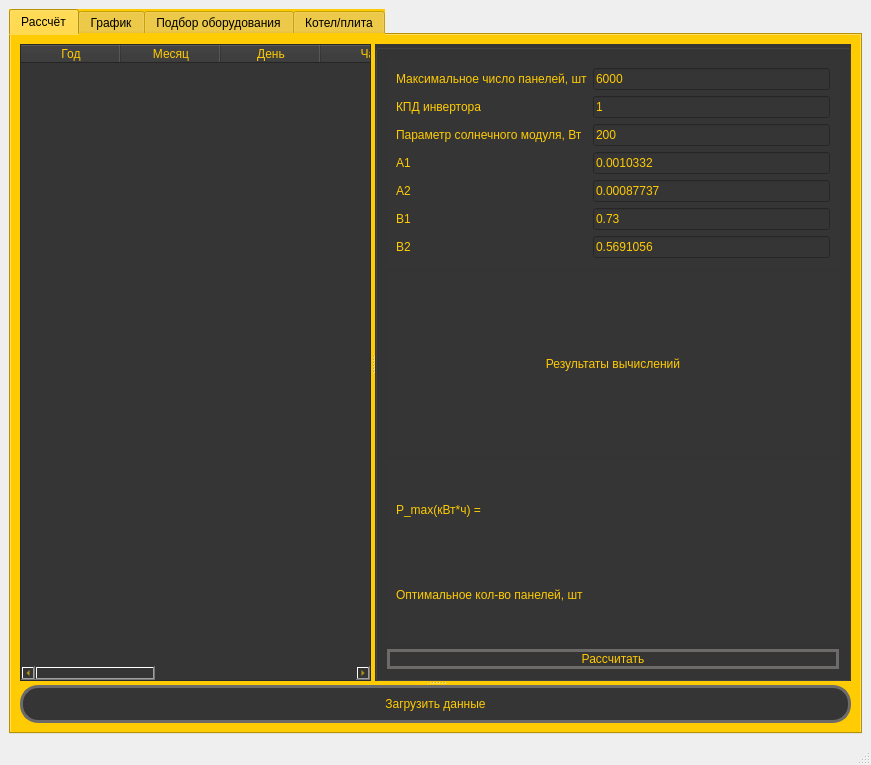
<?xml version="1.0" encoding="UTF-8"?>
<ui version="4.0">
 <class>MainWindow</class>
 <widget class="QMainWindow" name="MainWindow">
  <property name="geometry">
   <rect>
    <x>0</x>
    <y>0</y>
    <width>871</width>
    <height>765</height>
   </rect>
  </property>
  <property name="windowTitle">
   <string>MainWindow</string>
  </property>
  <widget class="QWidget" name="centralwidget">
   <layout class="QGridLayout" name="gridLayout">
    <item row="0" column="0">
     <widget class="QTabWidget" name="tabWidget">
      <property name="toolTip">
       <string>&lt;html&gt;&lt;head/&gt;&lt;body&gt;&lt;p&gt;&lt;br/&gt;&lt;/p&gt;&lt;/body&gt;&lt;/html&gt;</string>
      </property>
      <property name="styleSheet">
       <string notr="true">background-color: rgb(255, 203, 2);
gridline-color: qlineargradient(spread:pad, x1:0, y1:0, x2:1, y2:0, stop:0 rgba(255, 178, 102, 255), stop:0.55 rgba(235, 148, 61, 255), stop:0.98 rgba(0, 0, 0, 255), stop:1 rgba(0, 0, 0, 0));</string>
      </property>
      <property name="currentIndex">
       <number>0</number>
      </property>
      <widget class="QWidget" name="tab3">
       <attribute name="title">
        <string>Рассчёт</string>
       </attribute>
       <layout class="QVBoxLayout" name="verticalLayout_2">
        <item>
         <widget class="QSplitter" name="splitter_2">
          <property name="orientation">
           <enum>Qt::Vertical</enum>
          </property>
          <widget class="QSplitter" name="splitter">
           <property name="orientation">
            <enum>Qt::Horizontal</enum>
           </property>
           <widget class="QTableWidget" name="tableWidget">
            <property name="styleSheet">
             <string notr="true">color: rgb(255, 203, 2);
background-color: rgb(53, 53, 53);
font: italic 10pt &quot;Segoe UI&quot;;</string>
            </property>
            <property name="gridStyle">
             <enum>Qt::SolidLine</enum>
            </property>
            <column>
             <property name="text">
              <string>Год</string>
             </property>
            </column>
            <column>
             <property name="text">
              <string>Месяц</string>
             </property>
            </column>
            <column>
             <property name="text">
              <string>День</string>
             </property>
            </column>
            <column>
             <property name="text">
              <string>Час</string>
             </property>
            </column>
            <column>
             <property name="text">
              <string>Энергия_излуч.</string>
             </property>
            </column>
            <column>
             <property name="text">
              <string>Нагрузка</string>
             </property>
            </column>
            <column>
             <property name="text">
              <string>+dE</string>
             </property>
            </column>
            <column>
             <property name="text">
              <string>-dE</string>
             </property>
            </column>
           </widget>
           <widget class="QGroupBox" name="groupBox">
            <property name="styleSheet">
             <string notr="true">background-color: rgb(53, 53, 53);</string>
            </property>
            <layout class="QVBoxLayout" name="verticalLayout_3">
             <item>
              <widget class="QFrame" name="frame">
               <property name="styleSheet">
                <string notr="true">border-color: rgb(85, 255, 0);</string>
               </property>
               <layout class="QFormLayout" name="formLayout">
                <item row="3" column="0">
                 <widget class="QLabel" name="label_4">
                  <property name="styleSheet">
                   <string notr="true">color: rgb(255, 203, 2);</string>
                  </property>
                  <property name="text">
                   <string>А1</string>
                  </property>
                 </widget>
                </item>
                <item row="3" column="1">
                 <widget class="QLineEdit" name="lineEdit_4">
                  <property name="styleSheet">
                   <string notr="true">color: rgb(255, 203, 2);</string>
                  </property>
                  <property name="text">
                   <string>0.0010332</string>
                  </property>
                 </widget>
                </item>
                <item row="4" column="0">
                 <widget class="QLabel" name="label_5">
                  <property name="styleSheet">
                   <string notr="true">color: rgb(255, 203, 2);</string>
                  </property>
                  <property name="text">
                   <string>А2</string>
                  </property>
                 </widget>
                </item>
                <item row="4" column="1">
                 <widget class="QLineEdit" name="lineEdit_5">
                  <property name="styleSheet">
                   <string notr="true">color: rgb(255, 203, 2);</string>
                  </property>
                  <property name="text">
                   <string>0.00087737</string>
                  </property>
                 </widget>
                </item>
                <item row="5" column="0">
                 <widget class="QLabel" name="label_6">
                  <property name="styleSheet">
                   <string notr="true">color: rgb(255, 203, 2);</string>
                  </property>
                  <property name="text">
                   <string>В1</string>
                  </property>
                 </widget>
                </item>
                <item row="5" column="1">
                 <widget class="QLineEdit" name="lineEdit_6">
                  <property name="styleSheet">
                   <string notr="true">color: rgb(255, 203, 2);</string>
                  </property>
                  <property name="text">
                   <string>0.73</string>
                  </property>
                 </widget>
                </item>
                <item row="6" column="0">
                 <widget class="QLabel" name="label_7">
                  <property name="styleSheet">
                   <string notr="true">color: rgb(255, 203, 2);</string>
                  </property>
                  <property name="text">
                   <string>В2</string>
                  </property>
                 </widget>
                </item>
                <item row="6" column="1">
                 <widget class="QLineEdit" name="lineEdit_7">
                  <property name="styleSheet">
                   <string notr="true">color: rgb(255, 203, 2);</string>
                  </property>
                  <property name="text">
                   <string>0.5691056</string>
                  </property>
                 </widget>
                </item>
                <item row="2" column="1">
                 <widget class="QLineEdit" name="lineEdit">
                  <property name="styleSheet">
                   <string notr="true">color: rgb(255, 203, 2);</string>
                  </property>
                  <property name="text">
                   <string>200</string>
                  </property>
                 </widget>
                </item>
                <item row="2" column="0">
                 <widget class="QLabel" name="label">
                  <property name="styleSheet">
                   <string notr="true">color: rgb(255, 203, 2);</string>
                  </property>
                  <property name="text">
                   <string>Параметр солнечного модуля, Вт</string>
                  </property>
                 </widget>
                </item>
                <item row="1" column="0">
                 <widget class="QLabel" name="label_2">
                  <property name="styleSheet">
                   <string notr="true">color: rgb(255, 203, 2);</string>
                  </property>
                  <property name="text">
                   <string>КПД инвертора</string>
                  </property>
                 </widget>
                </item>
                <item row="1" column="1">
                 <widget class="QLineEdit" name="lineEdit_2">
                  <property name="styleSheet">
                   <string notr="true">color: rgb(255, 203, 2);</string>
                  </property>
                  <property name="text">
                   <string>1</string>
                  </property>
                 </widget>
                </item>
                <item row="0" column="0">
                 <widget class="QLabel" name="label_3">
                  <property name="styleSheet">
                   <string notr="true">color: rgb(255, 203, 2);</string>
                  </property>
                  <property name="text">
                   <string>Максимальное число панелей, шт</string>
                  </property>
                 </widget>
                </item>
                <item row="0" column="1">
                 <widget class="QLineEdit" name="lineEdit_3">
                  <property name="styleSheet">
                   <string notr="true">color: rgb(255, 203, 2);</string>
                  </property>
                  <property name="text">
                   <string>6000</string>
                  </property>
                 </widget>
                </item>
               </layout>
              </widget>
             </item>
             <item>
              <widget class="QLabel" name="label_8">
               <property name="styleSheet">
                <string notr="true">color: rgb(255, 203, 02);
font: 75 15pt &quot;MS Shell Dlg 2&quot;;</string>
               </property>
               <property name="text">
                <string>Результаты вычислений</string>
               </property>
               <property name="alignment">
                <set>Qt::AlignCenter</set>
               </property>
              </widget>
             </item>
             <item>
              <widget class="QFrame" name="frame">
               <layout class="QGridLayout" name="gridLayout_2">
                <item row="0" column="1">
                 <widget class="QLabel" name="label_31">
                  <property name="styleSheet">
                   <string notr="true">color: rgb(255, 203, 2);
font: italic 10pt &quot;MS Sans Serif&quot;;</string>
                  </property>
                  <property name="text">
                   <string/>
                  </property>
                 </widget>
                </item>
                <item row="0" column="0">
                 <widget class="QLabel" name="label_9">
                  <property name="styleSheet">
                   <string notr="true">color: rgb(255, 203, 2);</string>
                  </property>
                  <property name="text">
                   <string>P_max(кВт*ч) =</string>
                  </property>
                 </widget>
                </item>
                <item row="1" column="0">
                 <widget class="QLabel" name="label_10">
                  <property name="styleSheet">
                   <string notr="true">color: rgb(255, 203, 2);</string>
                  </property>
                  <property name="text">
                   <string>Оптимальное кол-во панелей, шт</string>
                  </property>
                 </widget>
                </item>
                <item row="1" column="1">
                 <widget class="QLabel" name="label_32">
                  <property name="styleSheet">
                   <string notr="true">color: rgb(255, 203, 2);
font: italic 10pt &quot;MS Sans Serif&quot;;</string>
                  </property>
                  <property name="text">
                   <string/>
                  </property>
                 </widget>
                </item>
               </layout>
              </widget>
             </item>
             <item>
              <widget class="QPushButton" name="pushButton_6">
               <property name="enabled">
                <bool>true</bool>
               </property>
               <property name="mouseTracking">
                <bool>false</bool>
               </property>
               <property name="layoutDirection">
                <enum>Qt::LeftToRight</enum>
               </property>
               <property name="styleSheet">
                <string notr="true">font: 75 17pt &quot;Sitka Text&quot;;
border:3px solid rgb(0,0,0);
border-radius: 18px;
border-color:#6C6B6A;
color: rgb(255, 203, 2);</string>
               </property>
               <property name="text">
                <string>Рассчитать</string>
               </property>
               <property name="iconSize">
                <size>
                 <width>200</width>
                 <height>200</height>
                </size>
               </property>
              </widget>
             </item>
            </layout>
           </widget>
          </widget>
          <widget class="QPushButton" name="pushButton">
           <property name="styleSheet">
            <string notr="true">font: 75 17pt &quot;Sitka Text&quot;;
border:3px solid rgb(0,0,0);
border-radius: 18px;
border-color:#6C6B6A;
color: rgb(255, 203, 2);
background-color: rgb(53, 53, 53);</string>
           </property>
           <property name="text">
            <string>Загрузить данные</string>
           </property>
           <property name="autoDefault">
            <bool>false</bool>
           </property>
          </widget>
         </widget>
        </item>
       </layout>
      </widget>
      <widget class="QWidget" name="tab">
       <property name="styleSheet">
        <string notr="true">background-color: rgb(255, 203, 2);</string>
       </property>
       <attribute name="title">
        <string>График</string>
       </attribute>
       <layout class="QHBoxLayout" name="horizontalLayout">
        <item>
         <widget class="QGraphicsView" name="graphicsView"/>
        </item>
       </layout>
      </widget>
      <widget class="QWidget" name="tab_2">
       <property name="styleSheet">
        <string notr="true">background-color: rgb(53, 53, 53);</string>
       </property>
       <attribute name="title">
        <string>Подбор оборудования</string>
       </attribute>
       <layout class="QVBoxLayout" name="verticalLayout">
        <item>
         <widget class="QSplitter" name="splitter_3">
          <property name="styleSheet">
           <string notr="true">background-color: rgb(53, 53, 53);</string>
          </property>
          <property name="orientation">
           <enum>Qt::Horizontal</enum>
          </property>
          <widget class="QWidget" name="layoutWidget">
           <layout class="QVBoxLayout" name="verticalLayout_9">
            <item>
             <widget class="QGraphicsView" name="graphicsView_2">
              <property name="styleSheet">
               <string notr="true">border:5px solid rgb(0,0,0);
border-color:#6C6B6A;</string>
              </property>
             </widget>
            </item>
            <item>
             <widget class="QGraphicsView" name="graphicsView_3">
              <property name="styleSheet">
               <string notr="true">border:5px solid rgb(0,0,0);
border-color:#6C6B6A;</string>
              </property>
             </widget>
            </item>
            <item>
             <widget class="QGraphicsView" name="graphicsView_4">
              <property name="styleSheet">
               <string notr="true">border:5px solid rgb(0,0,0);
border-color:#6C6B6A;</string>
              </property>
             </widget>
            </item>
           </layout>
          </widget>
          <widget class="QWidget" name="layoutWidget">
           <layout class="QVBoxLayout" name="verticalLayout_8">
            <item>
             <widget class="QWidget" name="widget" native="true">
              <property name="styleSheet">
               <string notr="true">background-color: rgb(255, 203, 2);
</string>
              </property>
              <layout class="QVBoxLayout" name="verticalLayout_4">
               <item>
                <widget class="QWidget" name="formWidget" native="true">
                 <property name="styleSheet">
                  <string notr="true">background-color: rgb(255,203, 2);</string>
                 </property>
                 <layout class="QFormLayout" name="formLayout_2">
                  <item row="0" column="0">
                   <widget class="QLabel" name="label_12">
                    <property name="styleSheet">
                     <string notr="true">background-color: rgb(255,203, 2);
font: 75 12pt &quot;MS Shell Dlg 2&quot;;</string>
                    </property>
                    <property name="text">
                     <string>Электролизные установки (ЭУ)</string>
                    </property>
                   </widget>
                  </item>
                  <item row="1" column="0">
                   <widget class="QLabel" name="label_13">
                    <property name="styleSheet">
                     <string notr="true">background-color: rgb(255,203, 2);</string>
                    </property>
                    <property name="text">
                     <string>Nmax ЭУ, кВт =</string>
                    </property>
                   </widget>
                  </item>
                  <item row="1" column="1">
                   <widget class="QLabel" name="label_11">
                    <property name="styleSheet">
                     <string notr="true">background-color: rgb(255,203, 2);
</string>
                    </property>
                    <property name="text">
                     <string/>
                    </property>
                   </widget>
                  </item>
                  <item row="2" column="0">
                   <widget class="QLabel" name="label_14">
                    <property name="styleSheet">
                     <string notr="true">background-color: rgb(255,203, 2);</string>
                    </property>
                    <property name="text">
                     <string>Av, кВт*ч/нм3 =</string>
                    </property>
                   </widget>
                  </item>
                  <item row="2" column="1">
                   <widget class="QLineEdit" name="lineEdit_8">
                    <property name="styleSheet">
                     <string notr="true">background-color: rgb(255,203, 2);</string>
                    </property>
                   </widget>
                  </item>
                  <item row="3" column="0">
                   <widget class="QLabel" name="label_15">
                    <property name="styleSheet">
                     <string notr="true">background-color: rgb(255,203, 2);</string>
                    </property>
                    <property name="text">
                     <string>V_h2, нм3/ч =</string>
                    </property>
                   </widget>
                  </item>
                  <item row="3" column="1">
                   <widget class="QLabel" name="label_33">
                    <property name="styleSheet">
                     <string notr="true">background-color: rgb(255,203, 2);</string>
                    </property>
                    <property name="text">
                     <string/>
                    </property>
                   </widget>
                  </item>
                 </layout>
                </widget>
               </item>
               <item>
                <widget class="QPushButton" name="pushButton_2">
                 <property name="styleSheet">
                  <string notr="true">background-color: rgb(255, 203, 2);
font: 75 13pt &quot;Sitka Text&quot;;
border:3px solid rgb(0,0,0);
border-radius: 15px;
border-color:#6C6B6A;</string>
                 </property>
                 <property name="text">
                  <string>Рассчитать V</string>
                 </property>
                </widget>
               </item>
              </layout>
             </widget>
            </item>
            <item>
             <widget class="QWidget" name="widget" native="true">
              <property name="styleSheet">
               <string notr="true">background-color: rgb(255, 203, 2);
</string>
              </property>
              <layout class="QVBoxLayout" name="verticalLayout_5">
               <item>
                <widget class="QWidget" name="formWidget" native="true">
                 <property name="styleSheet">
                  <string notr="true">background-color: rgb(255, 203, 2);</string>
                 </property>
                 <layout class="QFormLayout" name="formLayout_3">
                  <item row="1" column="0">
                   <widget class="QLabel" name="label_17">
                    <property name="styleSheet">
                     <string notr="true">background-color: rgb(255, 203, 2);</string>
                    </property>
                    <property name="text">
                     <string>V_h2_ЭУ, нм3/ч =</string>
                    </property>
                   </widget>
                  </item>
                  <item row="1" column="1">
                   <widget class="QLineEdit" name="lineEdit_9">
                    <property name="styleSheet">
                     <string notr="true">background-color: rgb(255, 203, 2);</string>
                    </property>
                   </widget>
                  </item>
                  <item row="2" column="0">
                   <widget class="QLabel" name="label_18">
                    <property name="styleSheet">
                     <string notr="true">background-color: rgb(255, 203, 2);</string>
                    </property>
                    <property name="text">
                     <string>К ЭУ, шт =</string>
                    </property>
                   </widget>
                  </item>
                  <item row="2" column="1">
                   <widget class="QLabel" name="label_34">
                    <property name="styleSheet">
                     <string notr="true">background-color: rgb(255, 203, 2);</string>
                    </property>
                    <property name="text">
                     <string/>
                    </property>
                   </widget>
                  </item>
                  <item row="0" column="0">
                   <widget class="QLabel" name="label_16">
                    <property name="styleSheet">
                     <string notr="true">background-color: rgb(255,203, 2);
font: 75 12pt &quot;MS Shell Dlg 2&quot;;</string>
                    </property>
                    <property name="text">
                     <string>Подбор электролизера с произв.:</string>
                    </property>
                   </widget>
                  </item>
                 </layout>
                </widget>
               </item>
               <item>
                <widget class="QPushButton" name="pushButton_3">
                 <property name="styleSheet">
                  <string notr="true">background-color: rgb(255, 203, 2);
font: 75 13pt &quot;Sitka Text&quot;;
border:3px solid rgb(0,0,0);
border-radius: 15px;
border-color:#6C6B6A;</string>
                 </property>
                 <property name="text">
                  <string>Рассчитать К ЭУ</string>
                 </property>
                </widget>
               </item>
              </layout>
             </widget>
            </item>
            <item>
             <widget class="QWidget" name="verticalWidget" native="true">
              <property name="styleSheet">
               <string notr="true">background-color: rgb(255, 203, 2);
</string>
              </property>
              <layout class="QVBoxLayout" name="verticalLayout_6">
               <item>
                <widget class="QLabel" name="label_19">
                 <property name="styleSheet">
                  <string notr="true">background-color: rgb(255,203, 2);
font: 75 12pt &quot;MS Shell Dlg 2&quot;;</string>
                 </property>
                 <property name="text">
                  <string>Топливные элементы (ТЭ)</string>
                 </property>
                </widget>
               </item>
               <item>
                <layout class="QFormLayout" name="formLayout_4">
                 <item row="1" column="0">
                  <widget class="QLabel" name="label_20">
                   <property name="styleSheet">
                    <string notr="true">background-color: rgb(255,203, 2);
</string>
                   </property>
                   <property name="text">
                    <string>N1 ТЭ, кВт =</string>
                   </property>
                  </widget>
                 </item>
                 <item row="1" column="1">
                  <widget class="QLabel" name="label_35">
                   <property name="styleSheet">
                    <string notr="true">background-color: rgb(255,203, 2);
</string>
                   </property>
                   <property name="text">
                    <string/>
                   </property>
                  </widget>
                 </item>
                 <item row="2" column="0">
                  <widget class="QLabel" name="label_21">
                   <property name="styleSheet">
                    <string notr="true">background-color: rgb(255,203, 2);
</string>
                   </property>
                   <property name="text">
                    <string>Nном ТЭ, кВт =</string>
                   </property>
                  </widget>
                 </item>
                 <item row="2" column="1">
                  <widget class="QLineEdit" name="lineEdit_10">
                   <property name="styleSheet">
                    <string notr="true">background-color: rgb(255,203, 2);
</string>
                   </property>
                  </widget>
                 </item>
                 <item row="3" column="0">
                  <widget class="QLabel" name="label_22">
                   <property name="styleSheet">
                    <string notr="true">background-color: rgb(255,203, 2);
</string>
                   </property>
                   <property name="text">
                    <string>К ТЭ, шт =</string>
                   </property>
                  </widget>
                 </item>
                 <item row="3" column="1">
                  <widget class="QLabel" name="label_36">
                   <property name="styleSheet">
                    <string notr="true">background-color: rgb(255,203, 2);
</string>
                   </property>
                   <property name="text">
                    <string/>
                   </property>
                  </widget>
                 </item>
                </layout>
               </item>
               <item>
                <widget class="QPushButton" name="pushButton_4">
                 <property name="styleSheet">
                  <string notr="true">background-color: rgb(255, 203, 2);
font: 75 13pt &quot;Sitka Text&quot;;
border:3px solid rgb(0,0,0);
border-radius: 15px;
border-color:#6C6B6A;</string>
                 </property>
                 <property name="text">
                  <string>Рассчитать К ТЭ</string>
                 </property>
                </widget>
               </item>
              </layout>
             </widget>
            </item>
            <item>
             <widget class="QWidget" name="verticalWidget" native="true">
              <property name="styleSheet">
               <string notr="true">background-color: rgb(255, 203, 2);

border-color: rgb(85, 85, 127);
</string>
              </property>
              <layout class="QVBoxLayout" name="verticalLayout_7">
               <item>
                <widget class="QLabel" name="label_23">
                 <property name="styleSheet">
                  <string notr="true">background-color: rgb(255,203, 2);
font: 75 12pt &quot;MS Shell Dlg 2&quot;;</string>
                 </property>
                 <property name="text">
                  <string>Количество баллонов</string>
                 </property>
                </widget>
               </item>
               <item>
                <layout class="QFormLayout" name="formLayout_5">
                 <item row="0" column="0">
                  <widget class="QLabel" name="label_24">
                   <property name="styleSheet">
                    <string notr="true">background-color: rgb(255,203, 2);</string>
                   </property>
                   <property name="text">
                    <string>Давление H2 в баллоне, бар =</string>
                   </property>
                  </widget>
                 </item>
                 <item row="0" column="1">
                  <widget class="QLineEdit" name="lineEdit_11">
                   <property name="styleSheet">
                    <string notr="true">background-color: rgb(255,203, 2);</string>
                   </property>
                  </widget>
                 </item>
                 <item row="1" column="0">
                  <widget class="QLabel" name="label_25">
                   <property name="styleSheet">
                    <string notr="true">background-color: rgb(255,203, 2);</string>
                   </property>
                   <property name="text">
                    <string>Объём баллона Vб Н2, м3 =</string>
                   </property>
                  </widget>
                 </item>
                 <item row="1" column="1">
                  <widget class="QLineEdit" name="lineEdit_12">
                   <property name="styleSheet">
                    <string notr="true">background-color: rgb(255,203, 2);</string>
                   </property>
                  </widget>
                 </item>
                 <item row="2" column="0">
                  <widget class="QLabel" name="label_26">
                   <property name="styleSheet">
                    <string notr="true">background-color: rgb(255,203, 2);</string>
                   </property>
                   <property name="text">
                    <string>E max H2,кВт =</string>
                   </property>
                  </widget>
                 </item>
                 <item row="2" column="1">
                  <widget class="QLabel" name="label_37">
                   <property name="styleSheet">
                    <string notr="true">background-color: rgb(255,203, 2);</string>
                   </property>
                   <property name="text">
                    <string/>
                   </property>
                  </widget>
                 </item>
                </layout>
               </item>
               <item>
                <widget class="QLabel" name="label_27">
                 <property name="styleSheet">
                  <string notr="true">background-color: rgb(255,203, 2);</string>
                 </property>
                 <property name="text">
                  <string>Максимальная масса H2 в системе хранения, кг</string>
                 </property>
                </widget>
               </item>
               <item>
                <layout class="QFormLayout" name="formLayout_6">
                 <item row="0" column="0">
                  <widget class="QLabel" name="label_28">
                   <property name="styleSheet">
                    <string notr="true">background-color: rgb(255,203, 2);</string>
                   </property>
                   <property name="text">
                    <string>MH2, кг =</string>
                   </property>
                  </widget>
                 </item>
                 <item row="0" column="1">
                  <widget class="QLabel" name="label_38">
                   <property name="styleSheet">
                    <string notr="true">background-color: rgb(255,203, 2);</string>
                   </property>
                   <property name="text">
                    <string/>
                   </property>
                  </widget>
                 </item>
                </layout>
               </item>
               <item>
                <widget class="QLabel" name="label_29">
                 <property name="styleSheet">
                  <string notr="true">background-color: rgb(255,203, 2);</string>
                 </property>
                 <property name="text">
                  <string>Количество баллонов в системе хранения</string>
                 </property>
                </widget>
               </item>
               <item>
                <layout class="QFormLayout" name="formLayout_7">
                 <item row="0" column="0">
                  <widget class="QLabel" name="label_30">
                   <property name="styleSheet">
                    <string notr="true">background-color: rgb(255,203, 2);</string>
                   </property>
                   <property name="text">
                    <string>Кб, шт =</string>
                   </property>
                  </widget>
                 </item>
                 <item row="0" column="1">
                  <widget class="QLabel" name="label_39">
                   <property name="styleSheet">
                    <string notr="true">background-color: rgb(255,203, 2);</string>
                   </property>
                   <property name="text">
                    <string/>
                   </property>
                  </widget>
                 </item>
                </layout>
               </item>
               <item>
                <widget class="QPushButton" name="pushButton_5">
                 <property name="styleSheet">
                  <string notr="true">background-color: rgb(255, 203, 2);
font: 75 13pt &quot;Sitka Text&quot;;
border:3px solid rgb(0,0,0);
border-radius: 15px;
border-color:#6C6B6A;</string>
                 </property>
                 <property name="text">
                  <string>Рассчитать Кб и МH2</string>
                 </property>
                </widget>
               </item>
              </layout>
             </widget>
            </item>
           </layout>
          </widget>
         </widget>
        </item>
       </layout>
      </widget>
      <widget class="QWidget" name="tab_3">
       <attribute name="title">
        <string>Котел/плита</string>
       </attribute>
       <layout class="QVBoxLayout" name="verticalLayout_12">
        <item>
         <widget class="QSplitter" name="splitter_4">
          <property name="orientation">
           <enum>Qt::Horizontal</enum>
          </property>
          <widget class="QWidget" name="verticalWidget" native="true">
           <property name="styleSheet">
            <string notr="true">background-color: rgb(53,53, 53);</string>
           </property>
           <layout class="QVBoxLayout" name="verticalLayout_11">
            <item>
             <widget class="QLabel" name="label_43">
              <property name="styleSheet">
               <string notr="true">background-color: rgb(53,53, 53);
color: rgb(255, 203, 2);
font: 75 12pt &quot;MS Shell Dlg 2&quot;;</string>
              </property>
              <property name="text">
               <string>Котёл</string>
              </property>
              <property name="alignment">
               <set>Qt::AlignCenter</set>
              </property>
             </widget>
            </item>
            <item>
             <layout class="QFormLayout" name="formLayout_9">
              <item row="0" column="0">
               <widget class="QLabel" name="label_44">
                <property name="styleSheet">
                 <string notr="true">background-color: rgb(53,53, 53);
color: rgb(255, 203, 2);
font: 10pt &quot;MS Shell Dlg 2&quot;;</string>
                </property>
                <property name="text">
                 <string>Площадь отапливаемой поверхности, м2 =</string>
                </property>
               </widget>
              </item>
              <item row="0" column="1">
               <widget class="QLineEdit" name="lineEdit_15">
                <property name="styleSheet">
                 <string notr="true">background-color: rgb(53,53, 53);
color: rgb(255, 203, 2);</string>
                </property>
               </widget>
              </item>
             </layout>
            </item>
            <item>
             <widget class="QPushButton" name="pushButton_8">
              <property name="styleSheet">
               <string notr="true">background-color: rgb(255, 203, 2);
font: 75 13pt &quot;Sitka Text&quot;;
border:3px solid rgb(0,0,0);
border-radius: 15px;
border-color:#6C6B6A;</string>
              </property>
              <property name="text">
               <string>Рассчитать</string>
              </property>
             </widget>
            </item>
           </layout>
          </widget>
          <widget class="QWidget" name="verticalWidget" native="true">
           <property name="styleSheet">
            <string notr="true">background-color: rgb(53,53, 53);</string>
           </property>
           <layout class="QVBoxLayout" name="verticalLayout_10">
            <item>
             <widget class="QLabel" name="label_42">
              <property name="styleSheet">
               <string notr="true">background-color: rgb(53,53, 53);
font: 75 12pt &quot;MS Shell Dlg 2&quot;;
color: rgb(255,203, 2);</string>
              </property>
              <property name="text">
               <string>Плита</string>
              </property>
              <property name="alignment">
               <set>Qt::AlignCenter</set>
              </property>
             </widget>
            </item>
            <item>
             <layout class="QFormLayout" name="formLayout_8">
              <item row="0" column="0">
               <widget class="QLabel" name="label_40">
                <property name="styleSheet">
                 <string notr="true">font: 10pt &quot;MS Shell Dlg 2&quot;;
background-color: rgb(53,53, 53);
color: rgb(255, 203, 2);</string>
                </property>
                <property name="text">
                 <string>Среднее время использ. плиты, ч =</string>
                </property>
               </widget>
              </item>
              <item row="0" column="1">
               <widget class="QLineEdit" name="lineEdit_13">
                <property name="styleSheet">
                 <string notr="true">background-color: rgb(53,53, 53);
color: rgb(255, 203, 2);</string>
                </property>
               </widget>
              </item>
              <item row="1" column="0">
               <widget class="QLabel" name="label_41">
                <property name="styleSheet">
                 <string notr="true">font: 10pt &quot;MS Shell Dlg 2&quot;;
background-color: rgb(53,53, 53);
color: rgb(255, 203, 2);</string>
                </property>
                <property name="text">
                 <string>Среднее число, использ. конфорок =</string>
                </property>
               </widget>
              </item>
              <item row="1" column="1">
               <widget class="QLineEdit" name="lineEdit_14">
                <property name="styleSheet">
                 <string notr="true">background-color: rgb(53,53, 53);
color: rgb(255, 203, 2);</string>
                </property>
               </widget>
              </item>
             </layout>
            </item>
            <item>
             <widget class="QPushButton" name="pushButton_7">
              <property name="styleSheet">
               <string notr="true">background-color: rgb(255, 203, 2);
font: 75 13pt &quot;Sitka Text&quot;;
border:3px solid rgb(0,0,0);
border-radius: 15px;
border-color:#6C6B6A;</string>
              </property>
              <property name="text">
               <string>Рассчитать</string>
              </property>
             </widget>
            </item>
           </layout>
          </widget>
         </widget>
        </item>
       </layout>
      </widget>
     </widget>
    </item>
   </layout>
  </widget>
  <widget class="QStatusBar" name="statusbar"/>
 </widget>
 <resources/>
 <connections/>
</ui>
